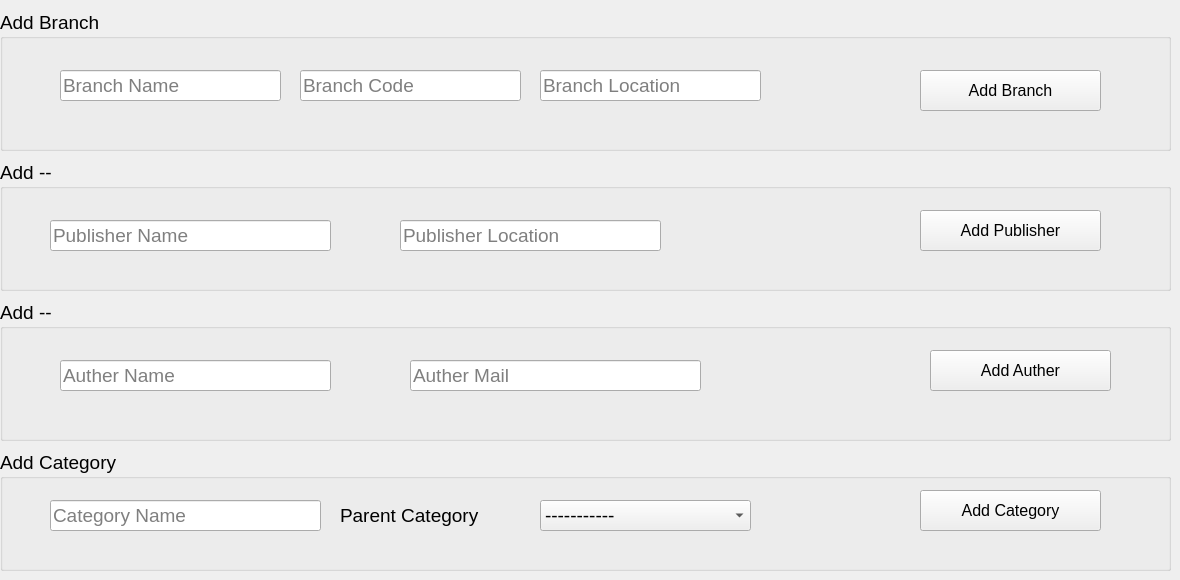
                <widget class="QWidget" name="tab_25">
                 <attribute name="title">
                  <string>Add Data</string>
                 </attribute>
                 <widget class="QGroupBox" name="groupBox_23">
                  <property name="geometry">
                   <rect>
                    <x>0</x>
                    <y>10</y>
                    <width>1171</width>
                    <height>141</height>
                   </rect>
                  </property>
                  <property name="font">
                   <font>
                    <family>Segoe UI</family>
                    <pointsize>14</pointsize>
                   </font>
                  </property>
                  <property name="title">
                   <string>Add Branch</string>
                  </property>
                  <widget class="QGroupBox" name="groupBox_24">
                   <property name="geometry">
                    <rect>
                     <x>1040</x>
                     <y>170</y>
                     <width>1041</width>
                     <height>171</height>
                    </rect>
                   </property>
                   <property name="font">
                    <font>
                     <family>Segoe UI</family>
                     <pointsize>14</pointsize>
                    </font>
                   </property>
                   <property name="title">
                    <string>GroupBox</string>
                   </property>
                  </widget>
                  <widget class="QLineEdit" name="lineEdit_72">
                   <property name="geometry">
                    <rect>
                     <x>60</x>
                     <y>60</y>
                     <width>221</width>
                     <height>31</height>
                    </rect>
                   </property>
                   <property name="font">
                    <font>
                     <family>Segoe UI</family>
                     <pointsize>14</pointsize>
                    </font>
                   </property>
                   <property name="placeholderText">
                    <string>Branch Name</string>
                   </property>
                  </widget>
                  <widget class="QLineEdit" name="lineEdit_73">
                   <property name="geometry">
                    <rect>
                     <x>300</x>
                     <y>60</y>
                     <width>221</width>
                     <height>31</height>
                    </rect>
                   </property>
                   <property name="font">
                    <font>
                     <family>Segoe UI</family>
                     <pointsize>14</pointsize>
                    </font>
                   </property>
                   <property name="placeholderText">
                    <string>Branch Code</string>
                   </property>
                  </widget>
                  <widget class="QLineEdit" name="lineEdit_82">
                   <property name="geometry">
                    <rect>
                     <x>540</x>
                     <y>60</y>
                     <width>221</width>
                     <height>31</height>
                    </rect>
                   </property>
                   <property name="font">
                    <font>
                     <family>Segoe UI</family>
                     <pointsize>14</pointsize>
                    </font>
                   </property>
                   <property name="placeholderText">
                    <string>Branch Location</string>
                   </property>
                  </widget>
                  <widget class="QPushButton" name="pushButton_26">
                   <property name="enabled">
                    <bool>true</bool>
                   </property>
                   <property name="geometry">
                    <rect>
                     <x>920</x>
                     <y>60</y>
                     <width>181</width>
                     <height>41</height>
                    </rect>
                   </property>
                   <property name="font">
                    <font>
                     <pointsize>12</pointsize>
                    </font>
                   </property>
                   <property name="text">
                    <string>Add Branch</string>
                   </property>
                  </widget>
                 </widget>
                 <widget class="QGroupBox" name="groupBox_25">
                  <property name="geometry">
                   <rect>
                    <x>0</x>
                    <y>160</y>
                    <width>1171</width>
                    <height>131</height>
                   </rect>
                  </property>
                  <property name="font">
                   <font>
                    <family>Segoe UI</family>
                    <pointsize>14</pointsize>
                   </font>
                  </property>
                  <property name="title">
                   <string>Add --</string>
                  </property>
                  <widget class="QGroupBox" name="groupBox_26">
                   <property name="geometry">
                    <rect>
                     <x>1040</x>
                     <y>170</y>
                     <width>1041</width>
                     <height>171</height>
                    </rect>
                   </property>
                   <property name="font">
                    <font>
                     <family>Segoe UI</family>
                     <pointsize>14</pointsize>
                    </font>
                   </property>
                   <property name="title">
                    <string>GroupBox</string>
                   </property>
                  </widget>
                  <widget class="QPushButton" name="pushButton_46">
                   <property name="enabled">
                    <bool>true</bool>
                   </property>
                   <property name="geometry">
                    <rect>
                     <x>920</x>
                     <y>50</y>
                     <width>181</width>
                     <height>41</height>
                    </rect>
                   </property>
                   <property name="font">
                    <font>
                     <pointsize>12</pointsize>
                    </font>
                   </property>
                   <property name="text">
                    <string>Add Publisher</string>
                   </property>
                  </widget>
                  <widget class="QLineEdit" name="lineEdit_83">
                   <property name="geometry">
                    <rect>
                     <x>50</x>
                     <y>60</y>
                     <width>281</width>
                     <height>31</height>
                    </rect>
                   </property>
                   <property name="font">
                    <font>
                     <family>Segoe UI</family>
                     <pointsize>14</pointsize>
                    </font>
                   </property>
                   <property name="placeholderText">
                    <string>Publisher Name</string>
                   </property>
                  </widget>
                  <widget class="QLineEdit" name="lineEdit_84">
                   <property name="geometry">
                    <rect>
                     <x>400</x>
                     <y>60</y>
                     <width>261</width>
                     <height>31</height>
                    </rect>
                   </property>
                   <property name="font">
                    <font>
                     <family>Segoe UI</family>
                     <pointsize>14</pointsize>
                    </font>
                   </property>
                   <property name="placeholderText">
                    <string>Publisher Location</string>
                   </property>
                  </widget>
                 </widget>
                 <widget class="QGroupBox" name="groupBox_27">
                  <property name="geometry">
                   <rect>
                    <x>0</x>
                    <y>300</y>
                    <width>1171</width>
                    <height>141</height>
                   </rect>
                  </property>
                  <property name="font">
                   <font>
                    <family>Segoe UI</family>
                    <pointsize>14</pointsize>
                   </font>
                  </property>
                  <property name="title">
                   <string>Add --</string>
                  </property>
                  <widget class="QGroupBox" name="groupBox_41">
                   <property name="geometry">
                    <rect>
                     <x>1040</x>
                     <y>170</y>
                     <width>1041</width>
                     <height>171</height>
                    </rect>
                   </property>
                   <property name="font">
                    <font>
                     <family>Segoe UI</family>
                     <pointsize>14</pointsize>
                    </font>
                   </property>
                   <property name="title">
                    <string>GroupBox</string>
                   </property>
                  </widget>
                  <widget class="QLineEdit" name="lineEdit_85">
                   <property name="geometry">
                    <rect>
                     <x>60</x>
                     <y>60</y>
                     <width>271</width>
                     <height>31</height>
                    </rect>
                   </property>
                   <property name="font">
                    <font>
                     <family>Segoe UI</family>
                     <pointsize>14</pointsize>
                    </font>
                   </property>
                   <property name="placeholderText">
                    <string>Auther Name</string>
                   </property>
                  </widget>
                  <widget class="QPushButton" name="pushButton_47">
                   <property name="enabled">
                    <bool>true</bool>
                   </property>
                   <property name="geometry">
                    <rect>
                     <x>930</x>
                     <y>50</y>
                     <width>181</width>
                     <height>41</height>
                    </rect>
                   </property>
                   <property name="font">
                    <font>
                     <pointsize>12</pointsize>
                    </font>
                   </property>
                   <property name="text">
                    <string>Add Auther</string>
                   </property>
                  </widget>
                  <widget class="QLineEdit" name="lineEdit_86">
                   <property name="geometry">
                    <rect>
                     <x>410</x>
                     <y>60</y>
                     <width>291</width>
                     <height>31</height>
                    </rect>
                   </property>
                   <property name="font">
                    <font>
                     <family>Segoe UI</family>
                     <pointsize>14</pointsize>
                    </font>
                   </property>
                   <property name="placeholderText">
                    <string>Auther Mail</string>
                   </property>
                  </widget>
                 </widget>
                 <widget class="QGroupBox" name="groupBox_42">
                  <property name="geometry">
                   <rect>
                    <x>0</x>
                    <y>450</y>
                    <width>1171</width>
                    <height>121</height>
                   </rect>
                  </property>
                  <property name="font">
                   <font>
                    <family>Segoe UI</family>
                    <pointsize>14</pointsize>
                   </font>
                  </property>
                  <property name="title">
                   <string>Add Category</string>
                  </property>
                  <widget class="QGroupBox" name="groupBox_43">
                   <property name="geometry">
                    <rect>
                     <x>1040</x>
                     <y>170</y>
                     <width>1041</width>
                     <height>171</height>
                    </rect>
                   </property>
                   <property name="font">
                    <font>
                     <family>Segoe UI</family>
                     <pointsize>14</pointsize>
                    </font>
                   </property>
                   <property name="title">
                    <string>GroupBox</string>
                   </property>
                  </widget>
                  <widget class="QLineEdit" name="lineEdit_87">
                   <property name="geometry">
                    <rect>
                     <x>50</x>
                     <y>50</y>
                     <width>271</width>
                     <height>31</height>
                    </rect>
                   </property>
                   <property name="font">
                    <font>
                     <family>Segoe UI</family>
                     <pointsize>14</pointsize>
                    </font>
                   </property>
                   <property name="placeholderText">
                    <string>Category Name</string>
                   </property>
                  </widget>
                  <widget class="QPushButton" name="pushButton_48">
                   <property name="enabled">
                    <bool>true</bool>
                   </property>
                   <property name="geometry">
                    <rect>
                     <x>920</x>
                     <y>40</y>
                     <width>181</width>
                     <height>41</height>
                    </rect>
                   </property>
                   <property name="font">
                    <font>
                     <pointsize>12</pointsize>
                    </font>
                   </property>
                   <property name="text">
                    <string>Add Category</string>
                   </property>
                  </widget>
                  <widget class="QComboBox" name="comboBox_28">
                   <property name="geometry">
                    <rect>
                     <x>540</x>
                     <y>50</y>
                     <width>211</width>
                     <height>31</height>
                    </rect>
                   </property>
                   <property name="font">
                    <font>
                     <family>Segoe UI</family>
                     <pointsize>14</pointsize>
                    </font>
                   </property>
                   <item>
                    <property name="text">
                     <string>-----------</string>
                    </property>
                   </item>
                  </widget>
                  <widget class="QLabel" name="label_52">
                   <property name="geometry">
                    <rect>
                     <x>340</x>
                     <y>50</y>
                     <width>161</width>
                     <height>31</height>
                    </rect>
                   </property>
                   <property name="font">
                    <font>
                     <family>Segoe UI</family>
                     <pointsize>14</pointsize>
                    </font>
                   </property>
                   <property name="text">
                    <string>Parent Category</string>
                   </property>
                  </widget>
                 </widget>
                </widget>
